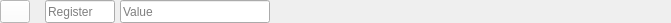
<?xml version="1.0" encoding="UTF-8"?>
<ui version="4.0">
 <class>RegInputRow</class>
 <widget class="QWidget" name="RegInputRow">
  <property name="geometry">
   <rect>
    <x>0</x>
    <y>0</y>
    <width>671</width>
    <height>23</height>
   </rect>
  </property>
  <property name="sizePolicy">
   <sizepolicy hsizetype="Preferred" vsizetype="Preferred">
    <horstretch>0</horstretch>
    <verstretch>0</verstretch>
   </sizepolicy>
  </property>
  <property name="minimumSize">
   <size>
    <width>0</width>
    <height>23</height>
   </size>
  </property>
  <property name="maximumSize">
   <size>
    <width>700</width>
    <height>16777215</height>
   </size>
  </property>
  <property name="baseSize">
   <size>
    <width>0</width>
    <height>23</height>
   </size>
  </property>
  <layout class="QHBoxLayout" name="horizontalLayout">
   <property name="spacing">
    <number>5</number>
   </property>
   <property name="leftMargin">
    <number>0</number>
   </property>
   <property name="topMargin">
    <number>0</number>
   </property>
   <property name="rightMargin">
    <number>0</number>
   </property>
   <property name="bottomMargin">
    <number>0</number>
   </property>
   <item>
    <widget class="QPushButton" name="DeleteButton">
     <property name="sizePolicy">
      <sizepolicy hsizetype="Minimum" vsizetype="Fixed">
       <horstretch>0</horstretch>
       <verstretch>0</verstretch>
      </sizepolicy>
     </property>
     <property name="minimumSize">
      <size>
       <width>0</width>
       <height>23</height>
      </size>
     </property>
     <property name="maximumSize">
      <size>
       <width>30</width>
       <height>23</height>
      </size>
     </property>
     <property name="font">
      <font>
       <family>Sans Serif</family>
       <pointsize>18</pointsize>
       <weight>50</weight>
       <italic>false</italic>
       <bold>false</bold>
       <strikeout>true</strikeout>
      </font>
     </property>
     <property name="styleSheet">
      <string notr="true">border-color: rgb(0, 0, 0);
background-color: rgb(255, 255, 255);
font: 18pt &quot;Sans Serif&quot;;
text-decoration: line-through;
text-decoration: line-through;
color: rgb(255, 0, 4);</string>
     </property>
     <property name="text">
      <string/>
     </property>
     <property name="icon">
      <iconset>
       <normaloff>Icons/remove.png</normaloff>Icons/remove.png</iconset>
     </property>
    </widget>
   </item>
   <item>
    <spacer name="horizontalSpacer">
     <property name="orientation">
      <enum>Qt::Horizontal</enum>
     </property>
     <property name="sizeType">
      <enum>QSizePolicy::Fixed</enum>
     </property>
     <property name="sizeHint" stdset="0">
      <size>
       <width>10</width>
       <height>1</height>
      </size>
     </property>
    </spacer>
   </item>
   <item>
    <widget class="QLineEdit" name="reg">
     <property name="sizePolicy">
      <sizepolicy hsizetype="Expanding" vsizetype="Preferred">
       <horstretch>0</horstretch>
       <verstretch>0</verstretch>
      </sizepolicy>
     </property>
     <property name="maximumSize">
      <size>
       <width>70</width>
       <height>16777215</height>
      </size>
     </property>
     <property name="placeholderText">
      <string>Register</string>
     </property>
    </widget>
   </item>
   <item>
    <widget class="QLineEdit" name="value">
     <property name="sizePolicy">
      <sizepolicy hsizetype="Expanding" vsizetype="Preferred">
       <horstretch>0</horstretch>
       <verstretch>0</verstretch>
      </sizepolicy>
     </property>
     <property name="maximumSize">
      <size>
       <width>150</width>
       <height>16777215</height>
      </size>
     </property>
     <property name="placeholderText">
      <string>Value</string>
     </property>
    </widget>
   </item>
   <item>
    <spacer name="horizontalSpacer_2">
     <property name="orientation">
      <enum>Qt::Horizontal</enum>
     </property>
     <property name="sizeHint" stdset="0">
      <size>
       <width>40</width>
       <height>20</height>
      </size>
     </property>
    </spacer>
   </item>
  </layout>
 </widget>
 <resources/>
 <connections/>
</ui>
